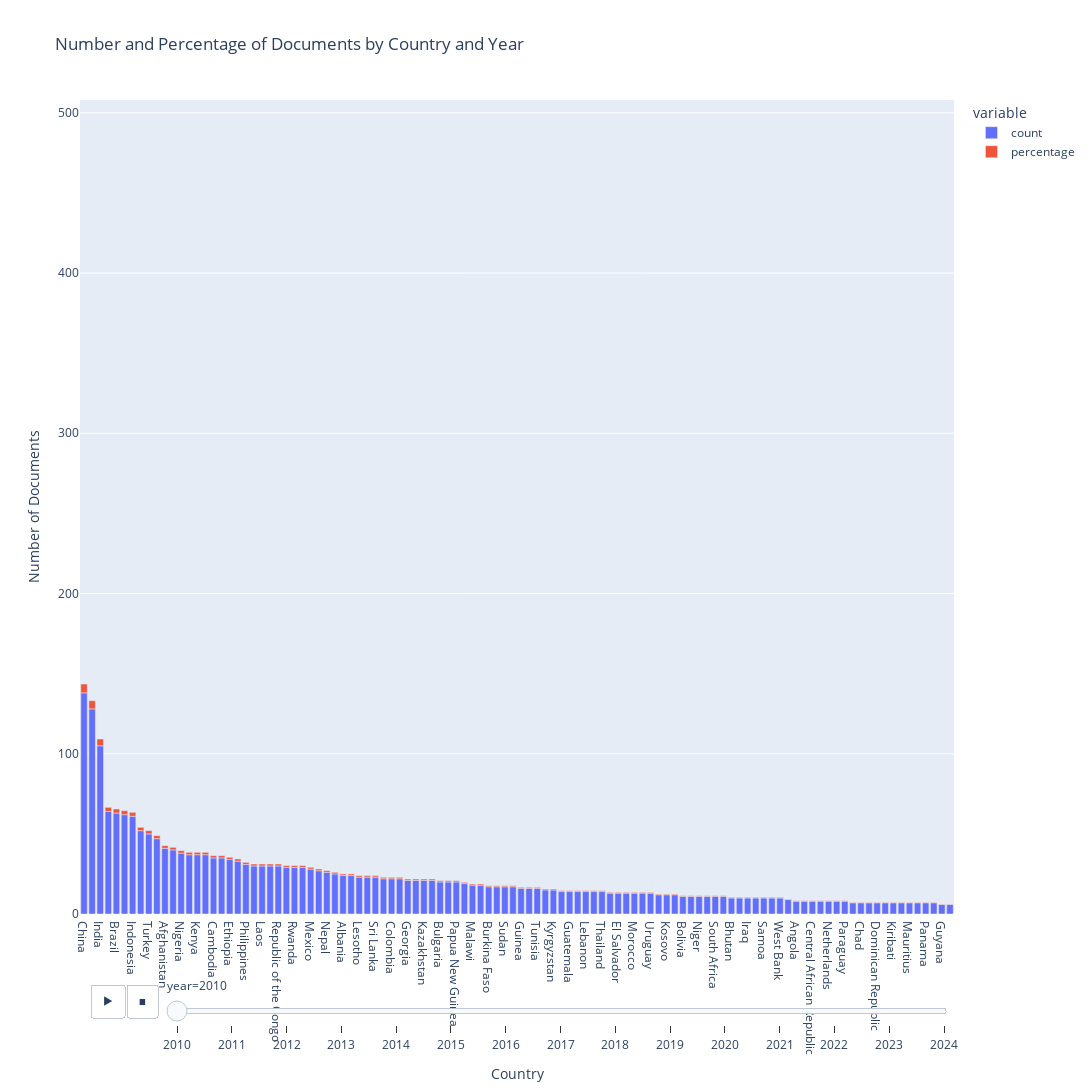

Notebook cell for this chart:
### Code cell
filtered_countries_sorted = filtered_countries.sort_values(by=['year','count'], ascending=[True,True])

# # Create a unique color map for countries.
# unique_countries = filtered_countries['country'].unique()
# color_palette = px.colors.qualitative.Plotly 

# colors_needed = len(unique_countries)
# full_color_palette = color_palette * (colors_needed // len(color_palette) + 1)

# # Create a dictionary mapping each country to a color.
# color_map = dict(zip(unique_countries, full_color_palette))

fig = px.bar(filtered_countries_sorted,
             x="country", 
             y=["count",'percentage'], 
            #  color="country",
             animation_frame="year",
             title="Number and Percentage of Documents by Country and Year",
             labels={"count": "Number of Documents"},
            #  color_discrete_map=color_map,
            range_y=[0,max(filtered_countries['count'])+10],
             height=1600,
             width=2000)

# Update layout for better readability and alignment.
fig.update_layout(
    # xaxis_tickangle=-45,  # Rotate the tick labels for better visibility.
    xaxis={'categoryorder':'total descending'},
    xaxis_title="Country",
    yaxis_title="Number of Documents"
)

fig.layout.updatemenus[0].buttons[0].args[1]["frame"]["duration"] = 2000

fig.show()

### Figure 1 — Plotly figure (JSON) as saved in the notebook; plotly's stock layout.template omitted (floating-point values rounded to 4 significant figures)
{"data": [{"alignmentgroup": "True", "hovertemplate": "variable=count<br>year=2010<br>country=%{x}<br>value=%{y}<extra></extra>", "legendgroup": "count", "marker": {"color": "#636efa", "pattern": {"shape": ""}}, "name": "count", "offsetgroup": "count", "orientation": "v", "showlegend": true, "textposition": "auto", "type": "bar", "x": ["Guyana", "Singapore", "Botswana", "Chad", "Comoros", "Dominican Republic", "Jamaica", "Kiribati", "Macedonia", "Mauritius", "Nhue day", "Panama", "Vanuatu", "Angola", "Cape Verde", "Central African Republic", "Iran", "Netherlands", "Palestine", "Paraguay", "Djibouti", "Bhutan", "Gambia", "Iraq", "Mauritania", "Samoa", "Tonga", "West Bank", "Bolivia", "Latvia", "Niger", "North Africa", "South Africa", "Uzbekistan", "Chile", "Kosovo", "Togo", "Belarus", "El Salvador", "Mali", "Morocco", "Solomon Islands", "Uruguay", "Cameroon", "Guatemala", "Honduras", "Lebanon", "Serbia", "Thailand", "Benin", "Kyrgyzstan", "Guinea", "Moldova", "Tunisia", "Burkina Faso", "Senegal", "Sudan", "Zambia", "Malawi", "Poland", "Liberia", "Bulgaria", "Mongolia", "Papua New Guinea", "Georgia", "Haiti", "Kazakhstan", "Peru", "Azerbaijan", "Colombia", "Ukraine", "Lesotho", "Russia", "Sri Lanka", "Albania", "Nicaragua", "Sierra Leone", "Nepal", "Bosnia and Herzegovina", "Mexico", "Romania", "Rwanda", "Tanzania", "Croatia", "Laos", "Mozambique", "Republic of the Congo", "Philippines", "Argentina", "Ethiopia", "Cambodia", "Egypt", "Armenia", "Kenya", "Uganda", "Nigeria", "Tajikistan", "Afghanistan", "Ghana", "Turkey", "Pakistan", "Indonesia", "Bangladesh", "Brazil", "Yemen", "India", "Vietnam", "China"], "xaxis": "x", "y": [6, 6, 7, 7, 7, 7, 7, 7, 7, 7, 7, 7, 7, 8, 8, 8, 8, 8, 8, 8, 9, 10, 10, 10, 10, 10, 10, 10, 11, 11, 11, 11, 11, 11, 12, 12, 12, 13, 13, 13, 13, 13, 13, 14, 14, 14, 14, 14, 14, 15, 15, 16, 16, 16, 17, 17, 17, 17, 18, 18, 19, 20, 20, 20, 21, 21, 21, 21, 22, 22, 22, 23, 23, 23, 24, 24, 25, 26, 27, 28, 29, 29, 29, 30, 30, 30, 30, 31, 33, 34, 35, 35, 37, 37, 37, 38, 40, 41, 47, 50, 52, 61, 62, 63, 64, 105, 128, 138], "yaxis": "y"}, {"alignmentgroup": "True", "hovertemplate": "variable=percentage<br>year=2010<br>country=%{x}<br>value=%{y}<extra></extra>", "legendgroup": "percentage", "marker": {"color": "#EF553B", "pattern": {"shape": ""}}, "name": "percentage", "offsetgroup": "percentage", "orientation": "v", "showlegend": true, "textposition": "auto", "type": "bar", "x": ["Guyana", "Singapore", "Botswana", "Chad", "Comoros", "Dominican Republic", "Jamaica", "Kiribati", "Macedonia", "Mauritius", "Nhue day", "Panama", "Vanuatu", "Angola", "Cape Verde", "Central African Republic", "Iran", "Netherlands", "Palestine", "Paraguay", "Djibouti", "Bhutan", "Gambia", "Iraq", "Mauritania", "Samoa", "Tonga", "West Bank", "Bolivia", "Latvia", "Niger", "North Africa", "South Africa", "Uzbekistan", "Chile", "Kosovo", "Togo", "Belarus", "El Salvador", "Mali", "Morocco", "Solomon Islands", "Uruguay", "Cameroon", "Guatemala", "Honduras", "Lebanon", "Serbia", "Thailand", "Benin", "Kyrgyzstan", "Guinea", "Moldova", "Tunisia", "Burkina Faso", "Senegal", "Sudan", "Zambia", "Malawi", "Poland", "Liberia", "Bulgaria", "Mongolia", "Papua New Guinea", "Georgia", "Haiti", "Kazakhstan", "Peru", "Azerbaijan", "Colombia", "Ukraine", "Lesotho", "Russia", "Sri Lanka", "Albania", "Nicaragua", "Sierra Leone", "Nepal", "Bosnia and Herzegovina", "Mexico", "Romania", "Rwanda", "Tanzania", "Croatia", "Laos", "Mozambique", "Republic of the Congo", "Philippines", "Argentina", "Ethiopia", "Cambodia", "Egypt", "Armenia", "Kenya", "Uganda", "Nigeria", "Tajikistan", "Afghanistan", "Ghana", "Turkey", "Pakistan", "Indonesia", "Bangladesh", "Brazil", "Yemen", "India", "Vietnam", "China"], "xaxis": "x", "y": [0.2403, 0.2403, 0.2803, 0.2803, 0.2803, 0.2803, 0.2803, 0.2803, 0.2803, 0.2803, 0.2803, 0.2803, 0.2803, 0.3204, 0.3204, 0.3204, 0.3204, 0.3204, 0.3204, 0.3204, 0.3604, 0.4005, 0.4005, 0.4005, 0.4005, 0.4005, 0.4005, 0.4005, 0.4405, 0.4405, 0.4405, 0.4405, 0.4405, 0.4405, 0.4806, 0.4806, 0.4806, 0.5206, 0.5206, 0.5206, 0.5206, 0.5206, 0.5206, 0.5607, 0.5607, 0.5607, 0.5607, 0.5607, 0.5607, 0.6007, 0.6007, 0.6408, 0.6408, 0.6408, 0.6808, 0.6808, 0.6808, 0.6808, 0.7209, 0.7209, 0.7609, 0.801, 0.801, 0.801, 0.841, 0.841, 0.841, 0.841, 0.8811, 0.8811, 0.8811, 0.9211, 0.9211, 0.9211, 0.9612, 0.9612, 1.001, 1.041, 1.081, 1.121, 1.161, 1.161, 1.161, 1.201, 1.201, 1.201, 1.201, 1.241, 1.322, 1.362, 1.402, 1.402, 1.482, 1.482, 1.482, 1.522, 1.602, 1.642, 1.882, 2.002, 2.082, 2.443, 2.483, 2.523, 2.563, 4.205, 5.126, 5.527], "yaxis": "y"}], "layout": {"barmode": "relative", "height": 1600, "legend": {"title": {"text": "variable"}, "tracegroupgap": 0}, "sliders": [{"active": 0, "currentvalue": {"prefix": "year="}, "len": 0.9, "pad": {"b": 10, "t": 60}, "steps": [{"args": [["2010"], {"frame": {"duration": 0, "redraw": true}, "fromcurrent": true, "mode": "immediate", "transition": {"duration": 0, "easing": "linear"}}], "label": "2010", "method": "animate"}, {"args": [["2011"], {"frame": {"duration": 0, "redraw": true}, "fromcurrent": true, "mode": "immediate", "transition": {"duration": 0, "easing": "linear"}}], "label": "2011", "method": "animate"}, {"args": [["2012"], {"frame": {"duration": 0, "redraw": true}, "fromcurrent": true, "mode": "immediate", "transition": {"duration": 0, "easing": "linear"}}], "label": "2012", "method": "animate"}, {"args": [["2013"], {"frame": {"duration": 0, "redraw": true}, "fromcurrent": true, "mode": "immediate", "transition": {"duration": 0, "easing": "linear"}}], "label": "2013", "method": "animate"}, {"args": [["2014"], {"frame": {"duration": 0, "redraw": true}, "fromcurrent": true, "mode": "immediate", "transition": {"duration": 0, "easing": "linear"}}], "label": "2014", "method": "animate"}, {"args": [["2015"], {"frame": {"duration": 0, "redraw": true}, "fromcurrent": true, "mode": "immediate", "transition": {"duration": 0, "easing": "linear"}}], "label": "2015", "method": "animate"}, {"args": [["2016"], {"frame": {"duration": 0, "redraw": true}, "fromcurrent": true, "mode": "immediate", "transition": {"duration": 0, "easing": "linear"}}], "label": "2016", "method": "animate"}, {"args": [["2017"], {"frame": {"duration": 0, "redraw": true}, "fromcurrent": true, "mode": "immediate", "transition": {"duration": 0, "easing": "linear"}}], "label": "2017", "method": "animate"}, {"args": [["2018"], {"frame": {"duration": 0, "redraw": true}, "fromcurrent": true, "mode": "immediate", "transition": {"duration": 0, "easing": "linear"}}], "label": "2018", "method": "animate"}, {"args": [["2019"], {"frame": {"duration": 0, "redraw": true}, "fromcurrent": true, "mode": "immediate", "transition": {"duration": 0, "easing": "linear"}}], "label": "2019", "method": "animate"}, {"args": [["2020"], {"frame": {"duration": 0, "redraw": true}, "fromcurrent": true, "mode": "immediate", "transition": {"duration": 0, "easing": "linear"}}], "label": "2020", "method": "animate"}, {"args": [["2021"], {"frame": {"duration": 0, "redraw": true}, "fromcurrent": true, "mode": "immediate", "transition": {"duration": 0, "easing": "linear"}}], "label": "2021", "method": "animate"}, {"args": [["2022"], {"frame": {"duration": 0, "redraw": true}, "fromcurrent": true, "mode": "immediate", "transition": {"duration": 0, "easing": "linear"}}], "label": "2022", "method": "animate"}, {"args": [["2023"], {"frame": {"duration": 0, "redraw": true}, "fromcurrent": true, "mode": "immediate", "transition": {"duration": 0, "easing": "linear"}}], "label": "2023", "method": "animate"}, {"args": [["2024"], {"frame": {"duration": 0, "redraw": true}, "fromcurrent": true, "mode": "immediate", "transition": {"duration": 0, "easing": "linear"}}], "label": "2024", "method": "animate"}], "x": 0.1, "xanchor": "left", "y": 0, "yanchor": "top"}], "title": {"text": "Number and Percentage of Documents by Country and Year"}, "updatemenus": [{"buttons": [{"args": [null, {"frame": {"duration": 2000, "redraw": true}, "fromcurrent": true, "mode": "immediate", "transition": {"duration": 500, "easing": "linear"}}], "label": "&#9654;", "method": "animate"}, {"args": [[null], {"frame": {"duration": 0, "redraw": true}, "fromcurrent": true, "mode": "immediate", "transition": {"duration": 0, "easing": "linear"}}], "label": "&#9724;", "method": "animate"}], "direction": "left", "pad": {"r": 10, "t": 70}, "showactive": false, "type": "buttons", "x": 0.1, "xanchor": "right", "y": 0, "yanchor": "top"}], "width": 2000, "xaxis": {"anchor": "y", "categoryorder": "total descending", "domain": [0, 1], "title": {"text": "Country"}}, "yaxis": {"anchor": "x", "domain": [0, 1], "range": [0, 508], "title": {"text": "Number of Documents"}}}}
